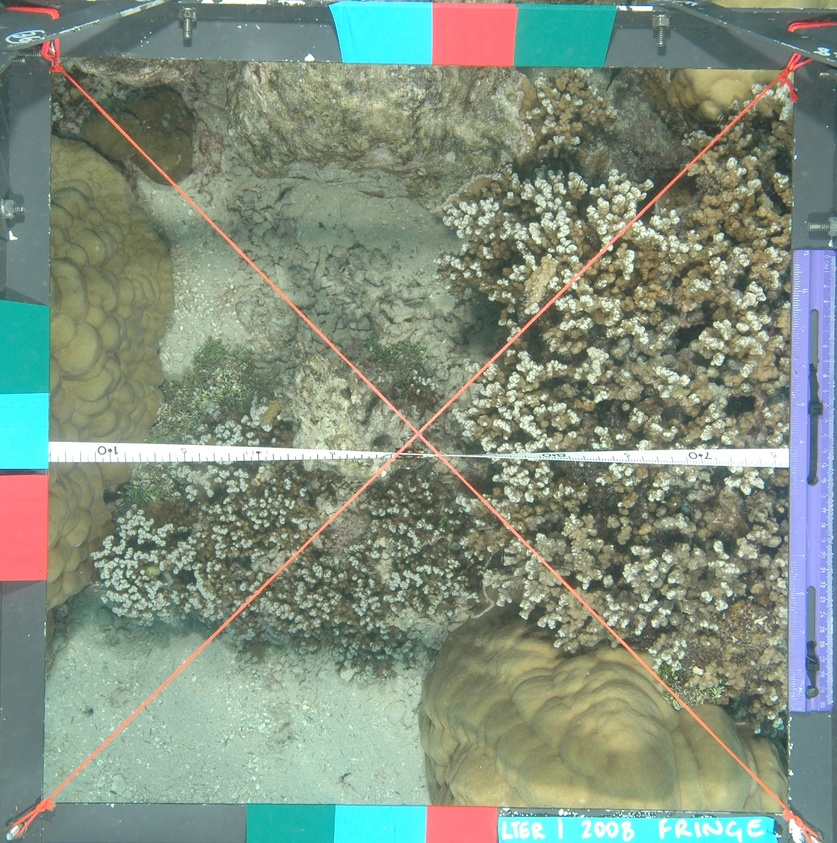
#> input picture CoralNet_Data/3420/images/mcr_lter1_fringingreef_pole1-2_qu6_20080415.jpg, 837 x 843 px, shrunk from 1932 x 1944 before the run; its folder holds only this picture in this run
$ jupyter execute --allow-errors Tutorial-checkpoint2023-3-28-20-11-6Z.ipynb
#> lines starting #> are read from the running program, lines starting #| are printed output that depends on the picture
### CoralNet_API/utils.py
import json
import numpy as np
import pandas as pd

def get_points(height, width, h_offset, w_offset, percentage, sampling_method):
    '''
    height: the height of the image (rows)
    width: the width of the image (columns)
    offset: the % of pixels on all sides to avoid sampling (i.e. avoids edges of image)
    percentage: the % of points to sample (1% of a 4MP image = 40,000 points)
    sampling_method: either "random" or "grid"
    '''

    percentage = percentage * .01

    num_points = int(height * width * percentage)

    if(sampling_method == 'random'):

        x = np.random.randint(w_offset, width - w_offset, num_points)
        y = np.random.randint(h_offset, height - h_offset, num_points)

    else:

        density = int(np.sqrt(num_points))

        # Creates an equally spaced grid, reshapes, converts into list
        x_, y_ = np.meshgrid(np.linspace(w_offset, width - w_offset, density),
                             np.linspace(h_offset, height - h_offset, density))

        xy = np.dstack([x_, y_]).reshape(-1, 2).astype(int)

        x = [point[0] for point in xy]
        y = [point[1] for point in xy]

        # Any labels that did not fit in the grid will be sampled randomly
        x += np.random.randint(w_offset, width - w_offset, num_points - len(xy)).tolist()
        y += np.random.randint(h_offset, height - h_offset, num_points - len(xy)).tolist()


    points = []

    for _ in range(num_points):
        points.append({'row': int(y[_]), 'column': int(x[_])})

    return points


# [56 lines left out: functions decode_status, check_status, convert_to_csv, not called in this run]

### CoralNet_API/.ipynb_aml_checkpoints/Tutorial-checkpoint2023-3-28-20-11-6Z.ipynb
# CoralNet API

This notebook is meant to guide you through the process of using the CoralNet API so that you can obtain sparse labels for an image using an already trained classifier (i.e. source). The general process is shown in the figure below, where we first submit a request to CoralNet using their API instructing which source we want to use, the image(s) we're trying to annotate, and the location we want the sparse labels to be (that's right, we get to specify). After submitting the request, we wait and periodically check back to see the progress. Once the request has been completed, we're sent back the annotations, which are then converted into a .csv file.

This code is merely meant to serve as a guide; it may not work exactly how you want it to, but hopefully, it can get you started. It should also be known that this code is based on the code written by Scott Miller (thanks Scott!)

# Setting up Dropbox

First we'll set up the Dropbox account (assuming you don't already have one made), and then we'll walkthrough the steps of creating an application so that we can give the CoralNet source the ability to access our images.

So, go to [www.dropbox.com](www.dropbox.com) and create a free account (jot down the username and password so you don't forget). By default you're allocated 2GB for memory, but you can expand upon that for a price. After creating and finalizing the account, go ahead and create a **base folder** named `CoralNet` and in this folder, you're going to create a seperate folder for each project you're working on, which we'll refer to as **project folders**.

For example, I'm working on some Autonmous Reef Monitoring Survey (ARMS) images that were collected in Hong Kong as a part of the the MarineGEO project (see below).

In the project folder, place all of the images you want annotated (see my `ARMS` project folder as an example)

# Creating an Application

Now that we have our images in the **project folder**, we're going to give CoralNet permission to access them by creating an application (wow so _fancy_). To do this you're going to go to [https://www.dropbox.com/developers/apps](https://www.dropbox.com/developers/apps) and create an application like so:

From here you're going to do two things: change the authorization to allow CoralNet to gain access and some minor prilivages (e.g., read files), and obtain a token that you'll use as a form of identification when submitting the requests to CoralNet.

To set the authorization, scroll down to `Permission type` and click on the `Scoped App` hyperlink.

On this page you'll want to change the setting to the following things:

Note CoralNet needs some permissions, but don't give more permission than what you feel comfortable with.

After submitting those changes, return to the previous page and scroll down untill you see `OAuth 2`; here you can do one of two things: you can either use a `Short-lived` token, which means that the token generated will only last about 24hrs, and it will then become unusable (and therefore you'll need to generate a new one).

Alternatively, you can generate a token that has `No expiration`, which is convenient, but could leave your data vulnerable if that token accidently makes it's way into the wrong hands (damn you criminals, always trying to steal our pictures of corals).

Conceptually you can think of the token as a sort of key into you account, and based on the permissions that you provide the app, more or less can be done once gaining access. Your call.

After you've finished deliberating, press `Generate` to generate a token. Copy and save this for later.

# Running the Code
Now that `dropbox` is setup we can move on to actually making requests using the code below. Note that this tutorial makes the assumption that you're comfortable setting up a virtual environment using `Anaconda` (or some similiar variant), and can install libraries using a environment/package manager such as `conda` or `pip`. If not, maybe check out this YouTube video first:

[](https://www.youtube.com/watch?v=YJC6ldI3hWk)

Then we can start with installing the libraries needed to run the code:

[cell 1]
import os
import glob
import time
import random

import json
import dropbox
import requests

import numpy as np
import pandas as pd
import matplotlib.pyplot as plt

from PIL import Image

from utils import *

Of these, the only one that you probably don't already have installed is `dropbox`, which can be installed with `conda` or `pip` by writing the following in your terminal:

`pip install dropbox`

or

`conda install dropbox`

if you don't already have the other libraries, they can be installed in a similar manner. If you have problems, Google will solve them for you.

Last is a custom library of utilies made by yours truly to assist in getting annotations and checking the status of the `source`.

Next we'll define some variables, the first being the location of our base folder, project folder and where the annotations we receive from `CoralNet` should be stored on our local machine:

[cell 2]
# Defining our folder variables

base_folder = '/CoralNet/'
project_folder = 'ARMS'
output_folder = 'JSON_files\\'

Go ahead and place your dropbox token in the string variable below (it may be the same length or longer depending on if you chose a temporary token). Next we have a variable to access the dropbox account using said token. This cell should spit out some information about your `dropbox` account if the token is correct, otherwise it will throw an error.

[cell 3]
dropbox_token = 'Your Dropbox Token Here'

# Connects to our Dropbox account
#> (the rest of this cell did not finish here and is left out)

Now that we have access to our `dropbox` account through the application, we need to gain access to our `CoralNet` account. Go ahead and enter your username and password into the `payload` dictionary (don't worry, I won't steal it). If the username and password are correct, you should see the CoralNet token printed out as a string of letters and numbers.

[cell 4]
url     = 'https://coralnet.ucsd.edu/api/token_auth/'
payload = '{ "username" : "Your Username Here", "password" : "Your Password Here"}'
headers = {"Content-type" : "application/vnd.api+json"}
#> (the rest of this cell did not finish here and is left out)

Next you'll want to enter the source ID that you're interested in using into the `source_id` variable. If you don't know what the source ID is, check out this [link](https://coralnet.ucsd.edu/pages/help/api/tutorials/).

As shown in `CoralNet`'s tutorial, you can find the source ID by going to your source page (or any that is publically avaliable), looking at the classification chart, and hovering your mouse over the any of the points on the line-graph:

the source ID is written as the `Global ID` at the bottom of the pop-up box. Take this value and place it in the `source_id` variable below. For example, the source I plan to use is `12475`.

[cell 5]
# The URL of the source that will be used to annotate images

source_id = '12475'
classifier_url = 'https://coralnet.ucsd.edu/api/classifier/' + source_id + '/deploy/'

# Saves the classifier URL you will be using and your CoralNet authorization token
#> (the rest of this cell did not finish here and is left out)

Next we'll create a list of all of the images that are currently in the dropbox `project_folder`. You can see below that we create a list called `file_list` and in it we store just a single image, which includes all of the metadata from dropbox. Note that you can increase the number of images you want to be annotated by the source by changing the `num_images` variable.

[cell 6]
num_images = 3

# Stores the image file names currently in dropbox folder
file_list = []

# Pulls out first N (limit) image files from folder
#> (the rest of this cell did not finish here and is left out)

# Specifying the Points to be Annotated
Now, if you're familiar with Coral Point Count (CPCe) annotations, then you'll know that you can set the points to be annotated either randomly all over the image, randomly within a specific grid formation, or completely uniformly in a grid formation. For this tutorial I prefer to do the later, but you can decide for yourself how you want to do it.

I wrote a very simple function that will take in the shape of the image and the percentage of pixels I want to be annotated. For example, my images are about 6000 x 6000 pixels and I can decide what % of the pixels in the image I want annotated. Note that `CoralNet` only allows a maximum of `200` points per request. So if you need more than `200`, you'll have to make multiple requests for the same image.

Here I just chose .06% of all of the pixels, and create an offset of 2% for the height and width of the image because they have slightly different dimensions. Because of this, I actually load all of my images locally first just to get their dimensions so I can set the offset. However, if all of your images are the same size then you don't need to worry about that and the offset values can be fixed.

[cell 7]
# Getting one of my images locally
img_files = glob.glob("Data\\images\\*.jpg")
img = plt.imread(img_files[0])
#> img is the input picture: shape (843, 837, 3); mean R, G, B 130.4, 144.9, 128.3

# Setting the parameter values
height, width = img.shape[0:2]
h_offset = int(.02 * height)
w_offset = int(.02 * width)
percentage = .000575
sampling_method = 'grid'
per_image = 1

print("Number of points:", int(height * width * percentage * .01))
#| Number of points: 4
print("Offsets (height, width):", h_offset, w_offset)
#| Offsets (height, width): 16 16

# Getting the points
points = get_points(height, width, h_offset, w_offset, percentage, sampling_method)

# Converting from dictionary to list to be viewed
points_ = [[point['column'], point['row']] for point in points]
points_ = np.array(points_).T

# Plotting the image and points to be annotated
plt.figure(figsize = (10, 10))
plt.imshow(img)
plt.scatter(points_[0], points_[1])
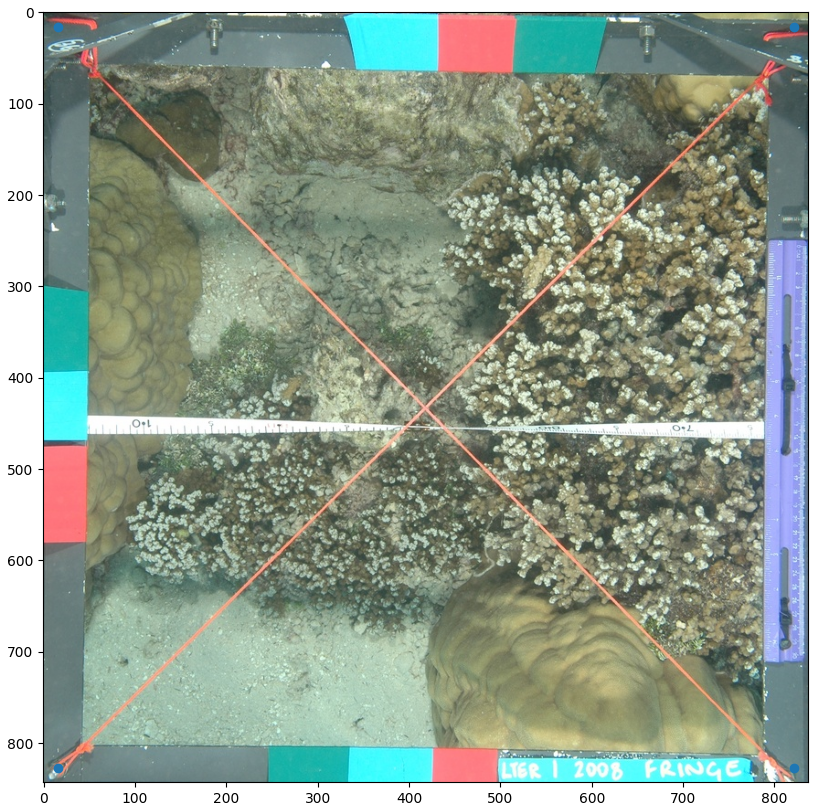
#> figure drawn by matplotlib, 1 panel

For me, this a good amount of points, but if you wanted to increase them feel free to do so. I will warn that the `CoralNet` website might not be able to handle too many points, so start out small (again, < 200).

Now that we know how our image is going to be annotated, lets put it into action by creating a JSON file that contains this information that we'll then send to the `source` as a request!

[cell 8]
# Our data dictionary
data = {"data":[]}

# Looping through the list of files in dropbox
for _, entry in enumerate(file_list):

    # This section can be ignored if your images are of the same dimensions
    # otherwise, you can do something similar, where you open the same images
    # locally, check the dimensions, and set the offsets as you desire.
    assert entry.name == img_files[_].split("\\")[-1], print("Files not matching")

    img = Image.open(img_files[_])
    width, height = img.size
    h_offset = int(.02 * height)
    w_offset = int(.02 * width)

    # For each file in the dropbox:
    # set the Local address and URL dropbox address to the image file;
    # make the URL shareable by swapping '0' with '1';
    # get the points to be annotated based on the parameters provided;
    # add that to our data dictionary.
    for __ in range(per_image):

        local_address = f'{base_folder}{project_folder}/' + entry.name
        URL_address = dbx.sharing_create_shared_link(path = local_address, short_url = False, pending_upload = None)
        URL_address.url = URL_address.url[ : -1] + '1'

        get_points(height, width, h_offset, w_offset, percentage, sampling_method)

        point_locations = {"type" : "image",
                           "attributes": {"url" : URL_address.url,
                                          "points": points
                                      }
                                  }

        data['data'].append(point_locations)

# Once we've gone through all of our images, export our JSON request locally
with open(f'{output_folder}{project_folder}_Full_Request.json', 'w') as outfile:
    json.dump(data, outfile)

We can see that we have three entries in our JSON request file:

[cell 9]
len(data['data'])

# Requesting Annotations from the `Source`

So now we can actually make the request! This involves looping through each entry in our JSON request file, changing the format to match what the API requires, sending the request and then...waiting! The `source` is not able to process the information we provide immediately, in fact, the larger the images and the more points you want annotated, the longer it takes. Apparently `CoralNet` will be upgrading their system in the near future (sometime in 2021), but until then you'll just have to be patient and let the `source` work it's magic (even if that means leaving your computer running over-night).

Before we start, we can create a little function that houses are status checker. After we send a request we have to wait. But how will we know when the `source` is done and we can collect our annotated points? We send a request for a status update of course! When we ask for an update, `CoralNet` will send us a small amount of information telling us how our `source` is doing. That's what `check_status` decodes.

Then we have `convert_to_csv`, this will take the annotations sent back from the `source` and convert them into a `csv` file. For each image we'll have a csv file.

[cell 10]
# [10 lines left out: function check_status, not called in this run]


def convert_to_csv(export):

    all_preds = pd.DataFrame()

    image_file = export['data'][0]['id'].split("/")[-1].split("?")[0]

    for point in export['data'][0]['attributes']['points']:

        per_point = dict()

        per_point['image'] = image_file

        per_point['X'] = point['column']
        per_point['Y'] = point['row']

        for index, classification in enumerate(point['classifications']):

            per_point['score_' + str(index + 1)] = classification['score']
            per_point['label_id_' + str(index + 1)] = classification['label_id']
            per_point['label_code_' + str(index + 1)] = classification['label_code']
            per_point['label_name_' + str(index + 1)] = classification['label_name']

        all_preds = pd.concat([all_preds, pd.DataFrame.from_dict([per_point])])

    return all_preds

For each file we want annotated, we'll provide an entry inside of `export` to hold that information

[cell 11]
export = {"data": []}

Now we loop through our original JSON request file, send each individual entry (i.e., image file) as a request to the `source`. Currently this is setup to run one request at a time, however, `CoralNet` allows up to five. If you require higher throughput, please feel free to change as needed.

After a request is sent and the source has finished its annotations, we'll receive that information and store it in `exports`, and also create those csv files.

[cell 12]
# How long to wait before asking for another status update
patience = 60

# Looping through each file
for _ in range(len(data['data'])):

    # For feedback purposes
    reported = False

    # Break the data into batches of N (CoralNet requirement)
    current_batch = {"data" : data['data'][_ : _ + 1]}

    # Creates an individual request from our JSON request file
    with open(f'{output_folder}Batch_{str(_+1)}.json', 'w') as outfile:
        json.dump(current_batch, outfile)

    print("\nCurrently on batch:", str(_ + 1), " containing:", len(current_batch['data']), " entries.")

    # Sends the requests to the `source` and in exchange we recieve a message telling us if it was recieved correctly.
    r = requests.post(url = classifier_url, data = open(f"{output_folder}Batch_{str(_+1)}.json"), headers = headers)

    # If request didn't go through, end the loop and change the settings according to the error
    if(r.content.decode() != ''):
        print("Error: ", r, r.content)
        break
    else:
        print("Request sent successfully! Please wait", patience, "seconds")

    # Waits N seconds before attempting to retrieve results
    time.sleep(patience)
    in_progress = True

    # Pings CoralNet every N seconds to check the status of the job
    while in_progress:

        # Get an update on our request
        curr_status, message = check_status(r)

        # Not complete yet, wait N seconds and then ask again
        if message != '':
            if(reported):
                print('.')
            else:
                print(message)
            reported = True
            time.sleep(patience)

        # It's complete! Store the annotations in export, close while loop, goes to the next image.
        else:
            print("Finished ", str(_ + 1), " batch" )

            predictions = convert_to_csv(curr_status)
            predictions.to_csv(f'{output_folder}Batch_{str(_+1)}.csv')

            export['data'].extend(curr_status['data'])

            in_progress = False


$ run again, on CoralNet_Data/3420/images/mcr_lter1_fringingreef_pole3-4_qu1_20080415.jpg
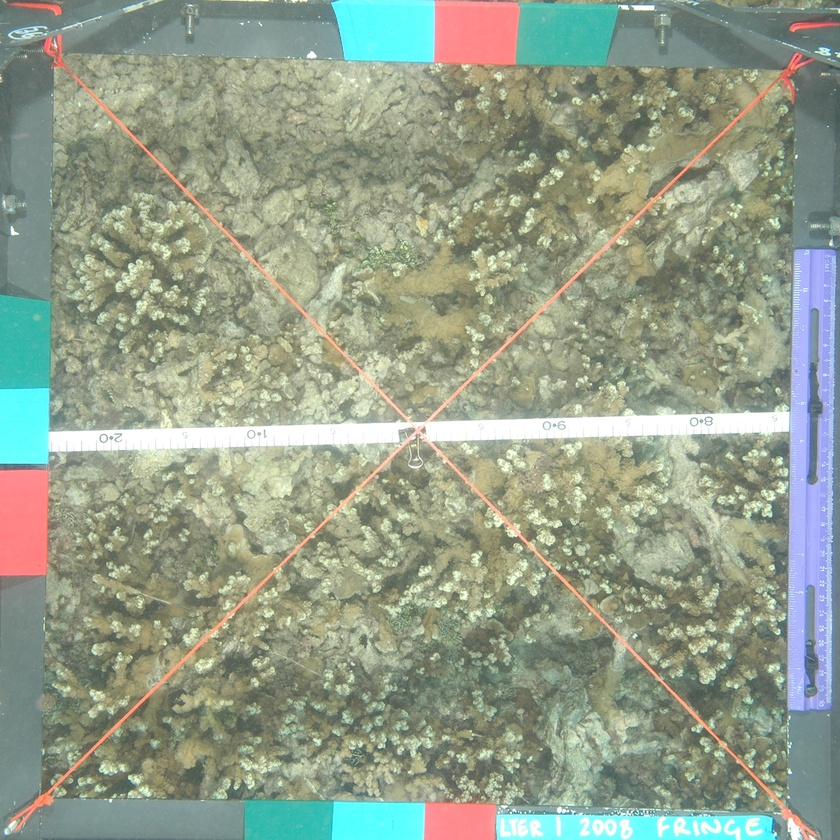
#> input picture CoralNet_Data/3420/images/mcr_lter1_fringingreef_pole3-4_qu1_20080415.jpg, 840 x 840 px, shrunk from 1936 x 1936 before the run
#> img is the input picture: shape (840, 840, 3); mean R, G, B 147.6, 158.5, 139.4
#| Number of points: 4
#| Offsets (height, width): 16 16
#> `[cell 7] # Getting one of my images locally img_files = glob.glob("Dat..`:
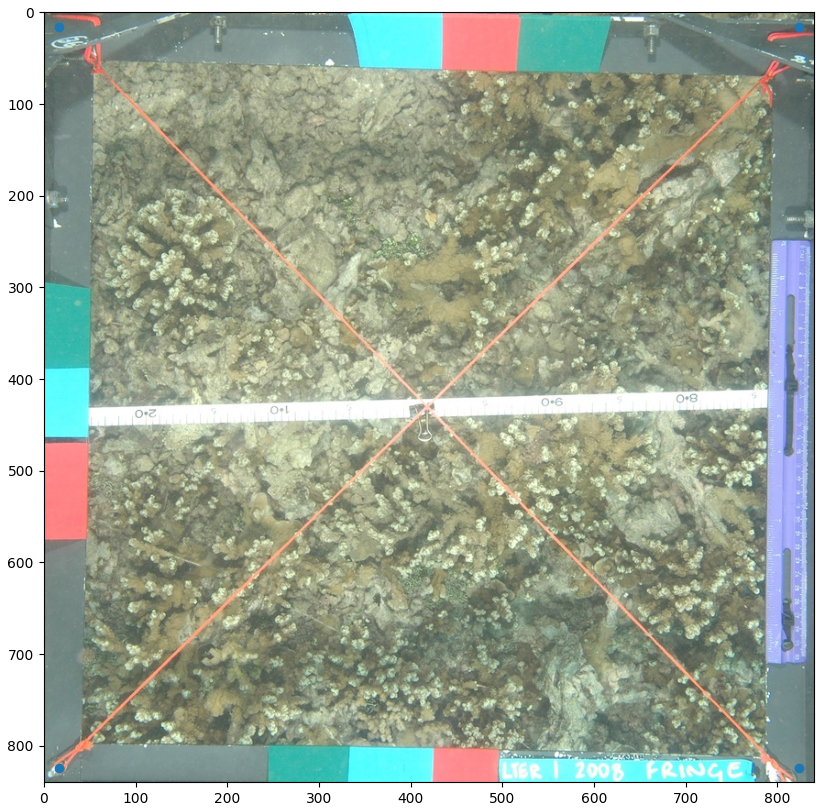
#> figure drawn by matplotlib, 1 panel
